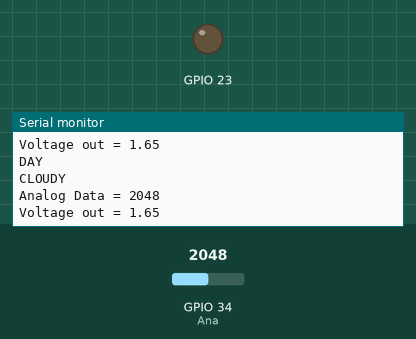
This sketch was run on a simulated ESP32. On the bench: output pins drawn as LEDs (lit = HIGH), the last lines printed to the serial monitor. The inputs (shaded band) are chosen by the test bench; at power-on: GPIO 34 (Ana) = 2048.

Above: at 1.8 s.
1.9 s: GPIO 34 (Ana) set to 3040
At 2.8 s:
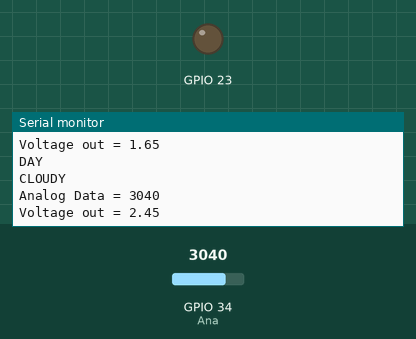
5.5 s: GPIO 34 (Ana) set to 10
At 6.8 s:
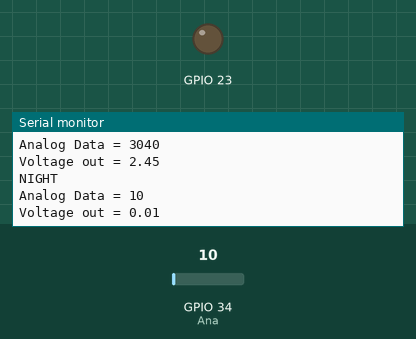
Timing chart, 0 to 8.5 s (numbered marks = the images above; inputs shaded):
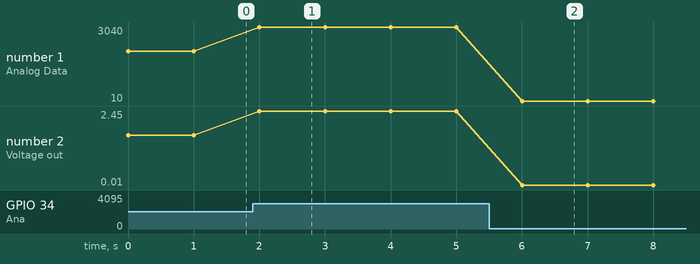

The sketch:

sketch_jul16b_Weather_sunlight_detection_using_LDR_sensor.ino
```cpp
//Weather sunlight detection using LDR sensor

 #define Ana 34
void setup() {
  // put your setup code here, to run once:
Serial.begin(9600);
pinMode(23 , OUTPUT);
}
int ADC_data = 0;
float Vout = 0;

void loop() {
  // put your main code here, to run repeatedly:
ADC_data = analogRead(Ana);
Serial.print("Analog Data = ");
Serial.println(ADC_data);
Vout = ((3.3*ADC_data)/4096);
Serial.print("Voltage out = ");
Serial.println(Vout);
Serial.println("");
delay(1000);
  if (ADC_data>= 3000)
   {
     Serial.println("NIGHT");
   }
    else if (ADC_data < 3000)
   {
    Serial.println("DAY");
    if(ADC_data > 110){
      Serial.println("CLOUDY");
    }
    else if(ADC_data < 50){
      Serial.println("SUNNY");
    }
  }
}
```

Measured:
- after the input at 1.9 s, the serial monitor: prints a new line after 0.10 s (image 1)
- after the input at 5.5 s, the serial monitor: prints a new line after 0.50 s (image 2)
- plotted number 1: 2048 → 3040 after the input at 1.9 s, 3040 → 10 after the input at 5.5 s
- plotted number 2: 1.65 → 2.45 after the input at 1.9 s, 2.45 → 0.01 after the input at 5.5 s
